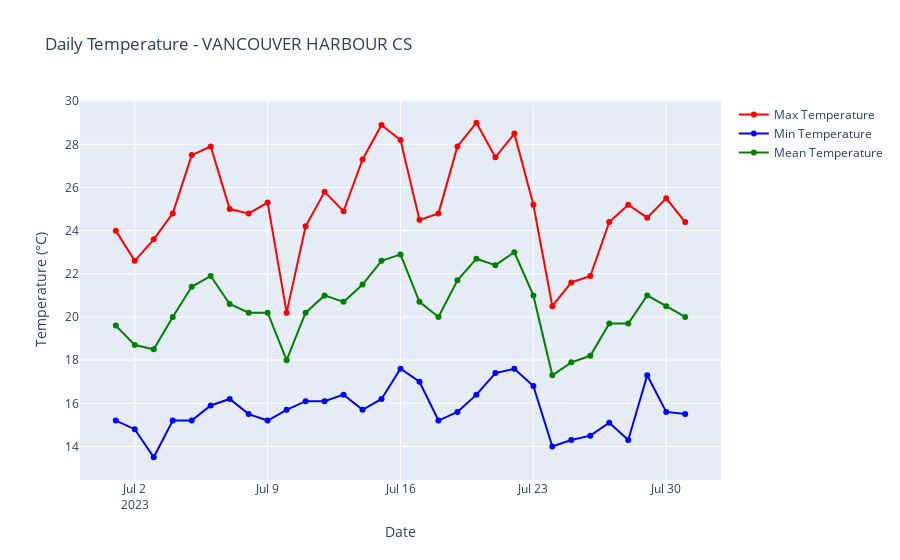

Here is the notebook cell this chart was saved with:
### Code cell
# Plot temperature data if available
if not weather_data.empty:
    # Temperature plot with min, max, and mean if available
    fig = go.Figure()
    
    if 'MAX_TEMPERATURE' in weather_data.columns:
        fig.add_trace(go.Scatter(
            x=weather_data['LOCAL_DATE'],
            y=weather_data['MAX_TEMPERATURE'],
            mode='lines+markers',
            name='Max Temperature',
            line=dict(color='red')
        ))
    
    if 'MIN_TEMPERATURE' in weather_data.columns:
        fig.add_trace(go.Scatter(
            x=weather_data['LOCAL_DATE'],
            y=weather_data['MIN_TEMPERATURE'],
            mode='lines+markers',
            name='Min Temperature',
            line=dict(color='blue')
        ))
    
    if 'MEAN_TEMPERATURE' in weather_data.columns:
        fig.add_trace(go.Scatter(
            x=weather_data['LOCAL_DATE'],
            y=weather_data['MEAN_TEMPERATURE'],
            mode='lines+markers',
            name='Mean Temperature',
            line=dict(color='green')
        ))
    
    fig.update_layout(
        title=f'Daily Temperature - {station_name}',
        xaxis_title='Date',
        yaxis_title='Temperature (°C)',
        hovermode='x unified'
    )
    
    fig.show()
